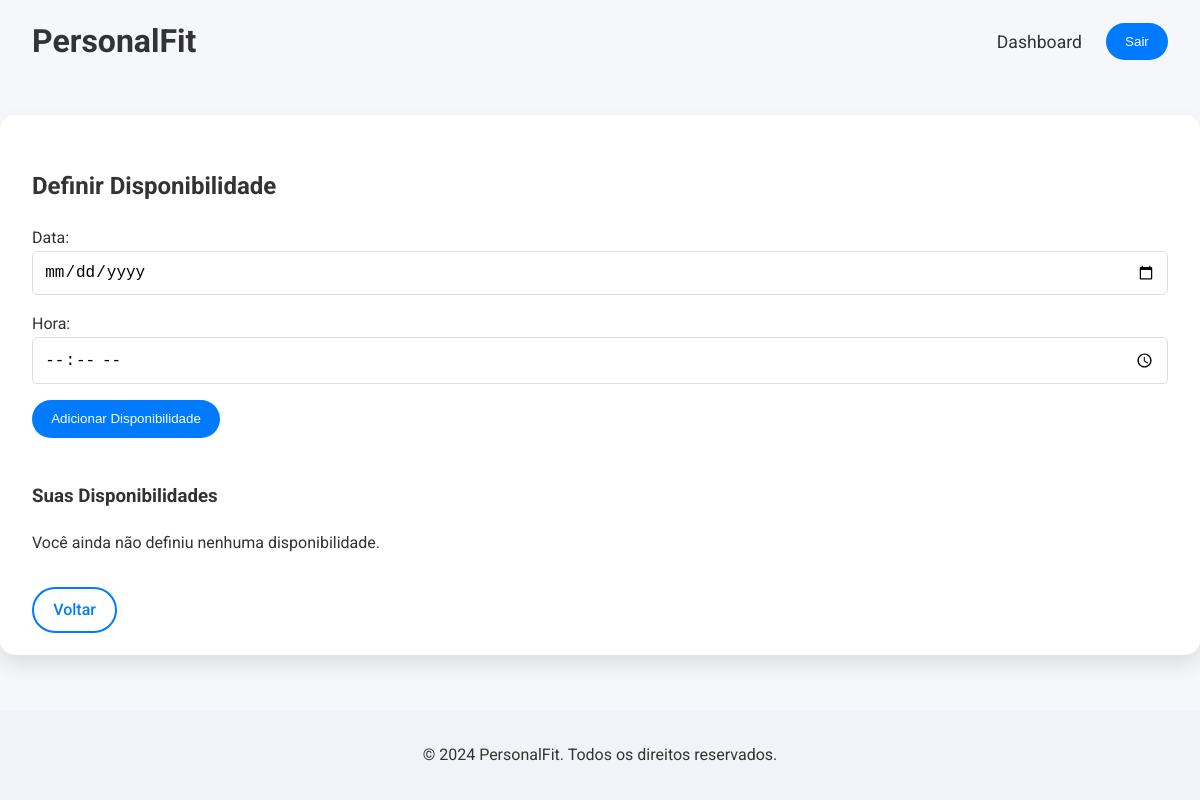
/teacher-dashboard/define-availability/ (signed in), run on an earlier commit of the app's database.
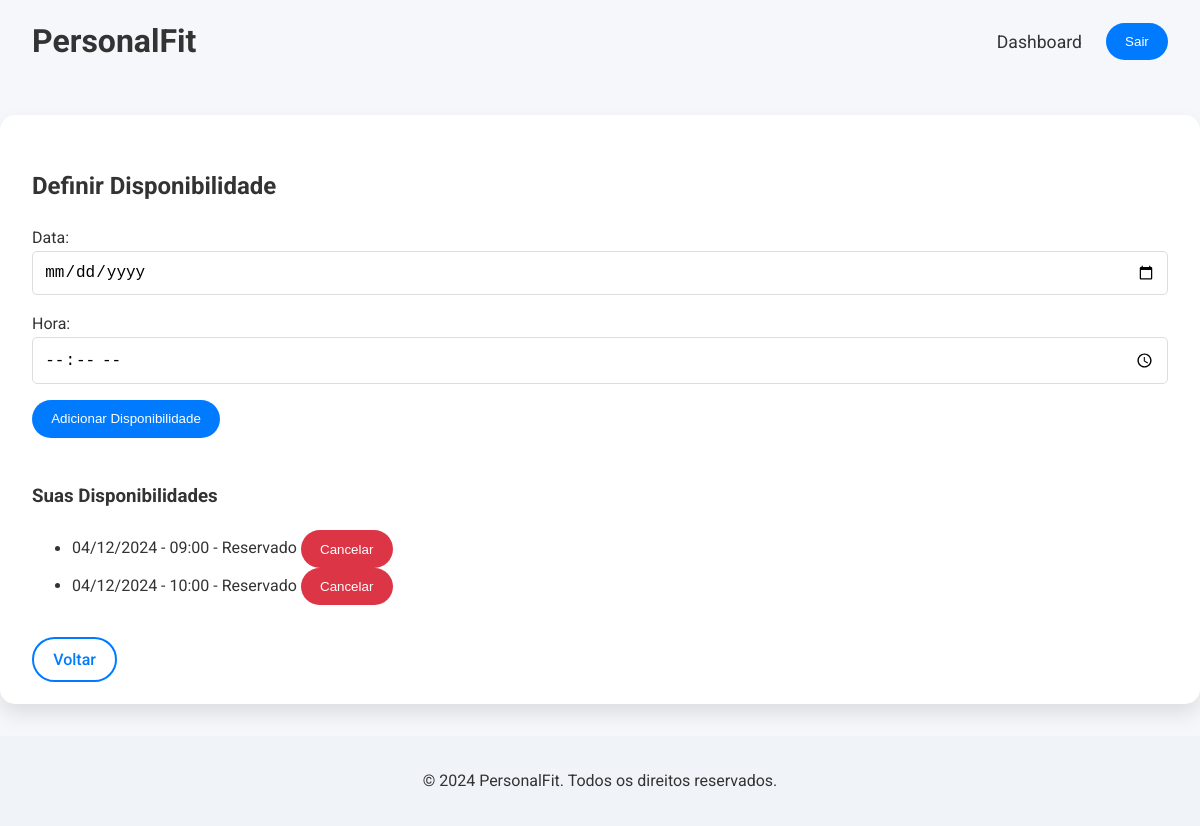
And on a later commit of the database.
### pe_evaluation/models.py (models this page shows, shortened)
class Availability(models.Model):
    teacher = models.ForeignKey(User, on_delete=models.CASCADE, related_name='availabilities')
    date = models.DateField()
    time = models.TimeField()
    is_booked = models.BooleanField(default=False)

### pe_evaluation/views.py (the view, shortened to what this page needs)
# urls.py: path('teacher-dashboard/define-availability/', views.define_availability, name='define_availability'),
@login_required
@user_passes_test(is_teacher)
def define_availability(request):
    current_datetime = timezone.now()
    availabilities = Availability.objects.filter(
        teacher=request.user,
        date__gte=current_datetime.date()
    ).order_by('date', 'time')
    if availabilities.filter(date=current_datetime.date()).exists():
        availabilities = availabilities.exclude(
            date=current_datetime.date(),
            time__lte=current_datetime.time()
        )
    return render(request, 'define_availability.html', {
        'availabilities': availabilities,
        'now': timezone.now()
    })

### pe_evaluation/views.py (called while the page is built)
def is_teacher(user):
    return user.is_authenticated and (user.is_staff or user.is_superuser)

### pe_evaluation/templates/define_availability.html (shortened to what this page needs)
{% extends 'base.html' %}
{% block content %}
<div class="container">
    <h2>Definir Disponibilidade</h2>
    <form method="post">
        <div class="form-group">
            <label for="id_date">Data:</label>
            <input type="date"
                   name="date"
                   id="id_date"
                   class="form-control"
                   required
                   min="{{ now|date:'Y-m-d' }}">
        </div>
        <div class="form-group">
            <label for="id_time">Hora:</label>
            <input type="time"
                   name="time"
                   id="id_time"
                   class="form-control"
                   required>
        </div>
        <button type="submit" class="btn">Adicionar Disponibilidade</button>
    </form>
    <br>
    <h3>Suas Disponibilidades</h3>
    <div class="availability-list">
        {% if availabilities %}
            <ul>
                {% for availability in availabilities %}
                    <li>
                        {{ availability.date|date:"d/m/Y" }} - {{ availability.time|time:"H:i" }} -
                        {% if availability.is_booked %}
                            Reservado
                        {% else %}
                            Disponível
                        {% endif %}
                        <form method="post" action="{% url 'delete_availability' availability.id %}" style="display:inline;">
                            <button type="submit" class="btn btn-small btn-danger">Cancelar</button>
                        </form>
                    </li>
                {% endfor %}
            </ul>
        {% else %}
            <p>Você ainda não definiu nenhuma disponibilidade.</p>
        {% endif %}
    </div>
    <br>
    <a href="{% url 'teacher_dashboard' %}" class="btn-outline">Voltar</a>
</div>
{% endblock %}

What changed in the data, as far as the page shows it:
added Availability: date "04/12/2024", time "09:00", is_booked "Reservado"
added Availability: date "04/12/2024", time "10:00", is_booked "Reservado"
Also different on the page:
text no longer shown: "Você ainda não definiu nenhuma disponibilidade."
